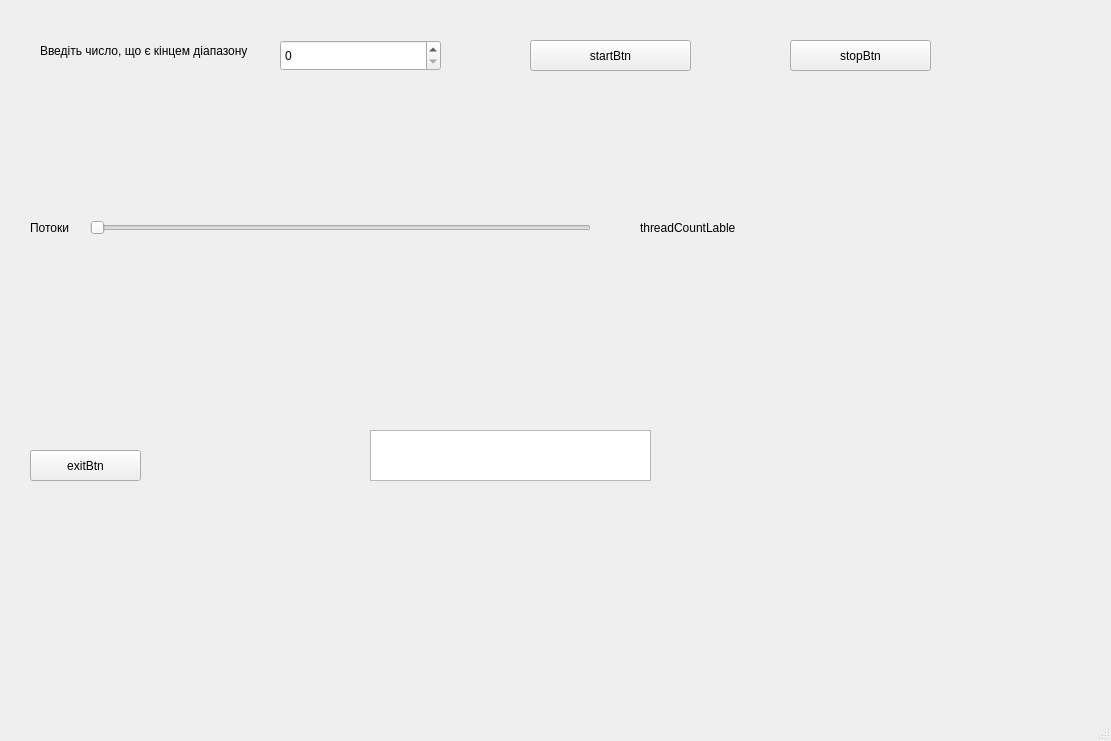
<?xml version="1.0" encoding="UTF-8"?>
<ui version="4.0">
 <class>MainWindow</class>
 <widget class="QMainWindow" name="MainWindow">
  <property name="geometry">
   <rect>
    <x>0</x>
    <y>0</y>
    <width>1111</width>
    <height>741</height>
   </rect>
  </property>
  <property name="windowTitle">
   <string>MainWindow</string>
  </property>
  <widget class="QWidget" name="centralwidget">
   <widget class="QLabel" name="label">
    <property name="geometry">
     <rect>
      <x>40</x>
      <y>30</y>
      <width>211</width>
      <height>41</height>
     </rect>
    </property>
    <property name="text">
     <string>Введіть число, що є кінцем діапазону </string>
    </property>
   </widget>
   <widget class="QPushButton" name="startBtn">
    <property name="geometry">
     <rect>
      <x>530</x>
      <y>40</y>
      <width>161</width>
      <height>31</height>
     </rect>
    </property>
    <property name="text">
     <string>startBtn</string>
    </property>
   </widget>
   <widget class="QPushButton" name="stopBtn">
    <property name="geometry">
     <rect>
      <x>790</x>
      <y>40</y>
      <width>141</width>
      <height>31</height>
     </rect>
    </property>
    <property name="text">
     <string>stopBtn</string>
    </property>
   </widget>
   <widget class="QPushButton" name="exitBtn">
    <property name="geometry">
     <rect>
      <x>30</x>
      <y>450</y>
      <width>111</width>
      <height>31</height>
     </rect>
    </property>
    <property name="text">
     <string>exitBtn</string>
    </property>
   </widget>
   <widget class="QSpinBox" name="spinBox">
    <property name="geometry">
     <rect>
      <x>280</x>
      <y>40</y>
      <width>161</width>
      <height>31</height>
     </rect>
    </property>
   </widget>
   <widget class="QLabel" name="label_2">
    <property name="geometry">
     <rect>
      <x>30</x>
      <y>220</y>
      <width>51</width>
      <height>16</height>
     </rect>
    </property>
    <property name="text">
     <string>Потоки</string>
    </property>
   </widget>
   <widget class="QSlider" name="threadSlider">
    <property name="geometry">
     <rect>
      <x>90</x>
      <y>220</y>
      <width>501</width>
      <height>16</height>
     </rect>
    </property>
    <property name="orientation">
     <enum>Qt::Orientation::Horizontal</enum>
    </property>
   </widget>
   <widget class="QLabel" name="threadCountLable">
    <property name="geometry">
     <rect>
      <x>640</x>
      <y>220</y>
      <width>131</width>
      <height>16</height>
     </rect>
    </property>
    <property name="text">
     <string>threadCountLable</string>
    </property>
   </widget>
   <widget class="QTextEdit" name="resultTextEdit">
    <property name="geometry">
     <rect>
      <x>370</x>
      <y>430</y>
      <width>281</width>
      <height>51</height>
     </rect>
    </property>
   </widget>
  </widget>
  <widget class="QMenuBar" name="menubar">
   <property name="geometry">
    <rect>
     <x>0</x>
     <y>0</y>
     <width>1111</width>
     <height>33</height>
    </rect>
   </property>
  </widget>
  <widget class="QStatusBar" name="statusbar"/>
 </widget>
 <resources/>
 <connections/>
</ui>
